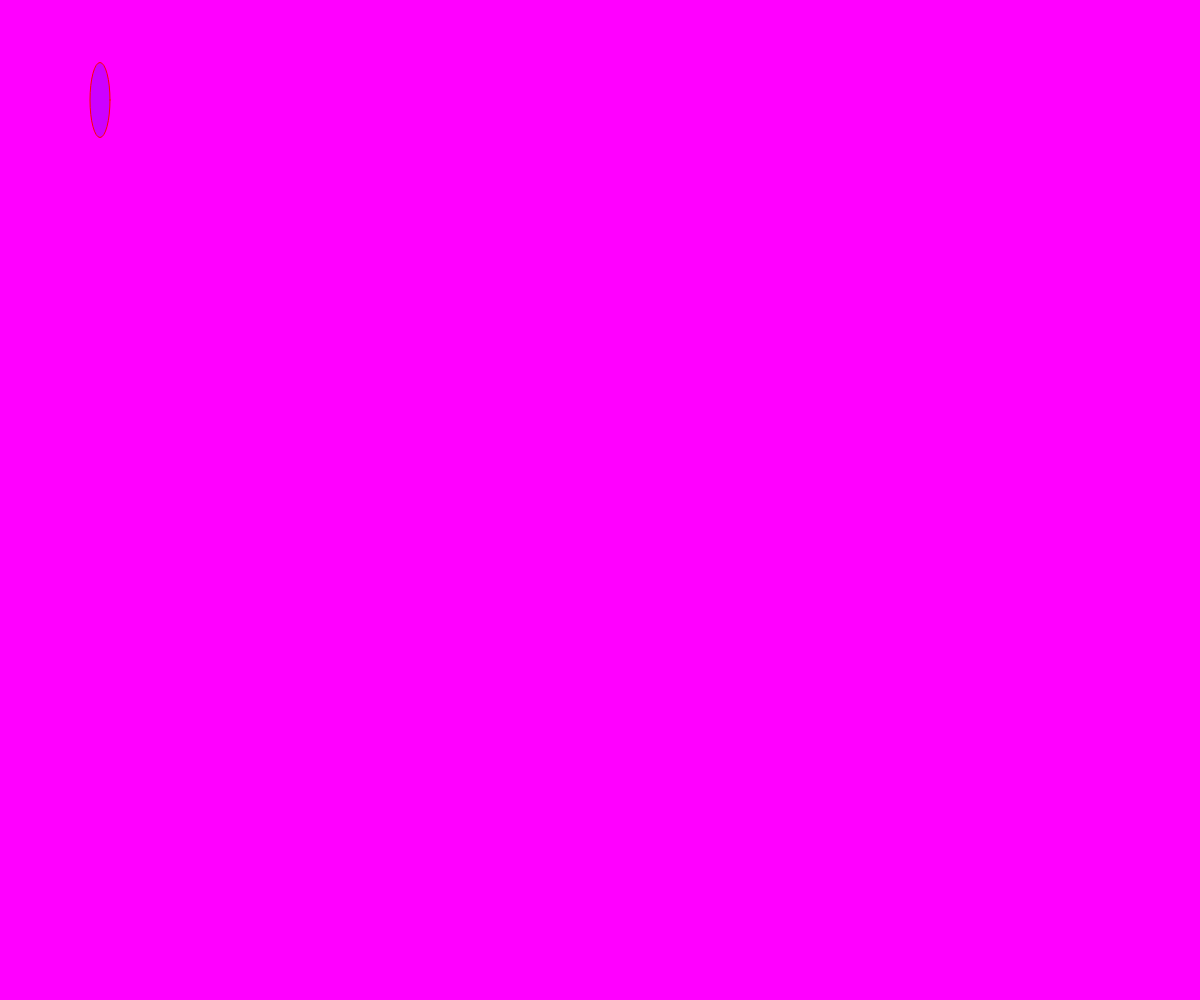
Frame 1 (no input)
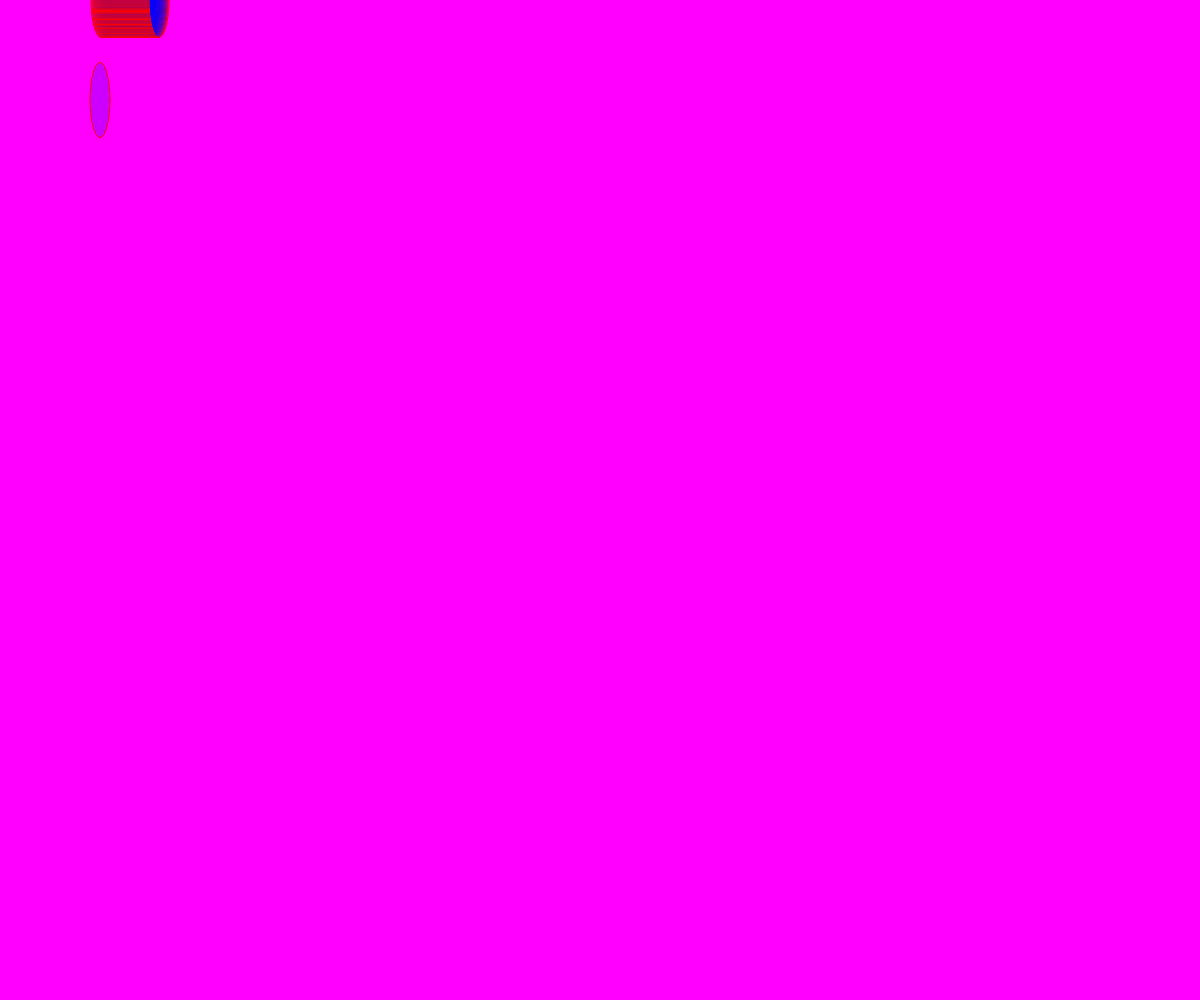
Frame 60 (no input)
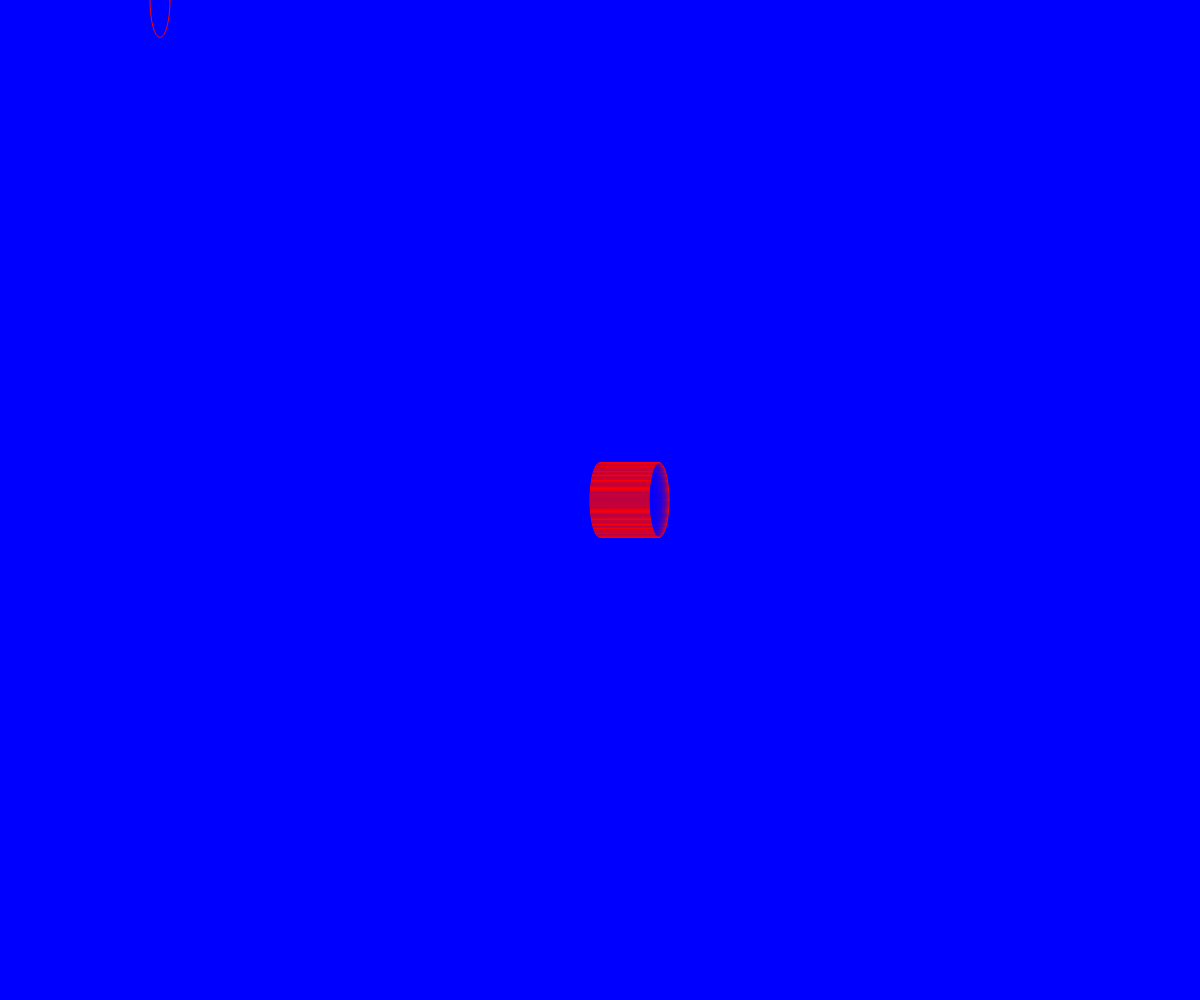
Frame 120 (the mouse pressed at the canvas centre since frame 60)

The p5.js sketch that drew these frames (run headless with seeded random() and noise() and a simulated clock; from frame 60 on, the mouse is pressed at the canvas centre):

// p5.js sketch
// ── sketch.js
let ovalX=100;
let ovalY=100;
function setup() {
createCanvas (windowWidth,windowHeight)
background (255,0,255)

}

function draw() {
stroke(255,0,0)
  fill (0,0,255,50)
  ellipse (ovalX,ovalY,20,75)
  ovalX=ovalX+1
  ovalY=mouseY
}
function mousePressed() { 
  background (0, 0, 255)
 ellipse (ovalX,ovalY,20,75)
  ovalX=mouseX
  ovalY=mouseY
}
function mouseReleased() { 
  background (255, 0, 255)
}
